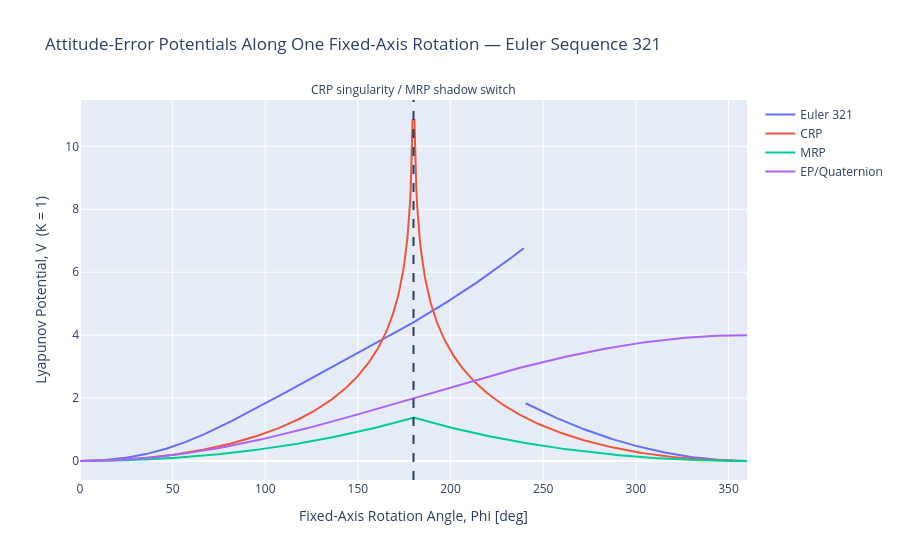

The cell this chart's notebook holds for it:
### Code cell
"""
Represent one physical relative attitude using several attitude-coordinate
sets, verify the AttitudeKinematicsLib conversions, and then extend the same
example into a sweep of the rotation angle.

The relative attitude B/R is defined using a fixed principal rotation axis
and a rotation angle Phi. The principal axis is the invariant eigenaxis of
the relative rotation, so no B- or R-frame suffix is attached here.

Part 1 selects one value of Phi and expresses that same physical attitude
using Euler angles, CRPs, MRPs, and Euler parameters. Each representation is
converted back into a DCM to provide a numerical consistency check that
AttitudeKinematicsLib is behaving as intended.

Part 2 simply repeats the same calculation while sweeping Phi from 0 to
360 deg about the same fixed axis. The resulting Lyapunov potentials show
how the choice of attitude coordinates affects the scalar potential assigned
to the same physical rotation path.

A common scalar gain K is used for all potentials. For the Euler-angle
potential, the corresponding gain matrix is K[I].
"""

# ---------------------------------------------------------------------------
# Common configuration
# ---------------------------------------------------------------------------

K = 1.0
K_euler = K * np.eye(3)

# Change this to explore another Euler-angle chart
euler_sequence = "321"

# Fixed principal rotation axis of the relative attitude B/R.
# [1, 1, 1] is simply a generic, non-axis-aligned example.
rotation_axis = np.array([1.0, 1.0, 1.0])
rotation_axis /= np.linalg.norm(rotation_axis)

# Desired attitude corresponds to zero relative rotation
beta_reference = np.array([1.0, 0.0, 0.0, 0.0])


# ---------------------------------------------------------------------------
# Part 1: Evaluate one attitude along this fixed-axis rotation
# ---------------------------------------------------------------------------

rotation_angle_example_deg = 120.0
C_reference = ak.PRV_to_DCM(rotation_axis, phi_deg=rotation_angle_example_deg)

# Express the same physical attitude using each coordinate set
euler_angles_deg = np.array(ak.DCM_to_Euler(C_reference, sequence=euler_sequence))
q_crp = ak.DCM_to_CRP(C_reference)
sigma_mrp = ak.MRP_shadow(ak.DCM_to_MRP(C_reference))
beta_ep = ak.DCM_to_EP(C_reference, convention="scalar_first")

# Reconstruct the physical attitude from each representation
C_euler = ak.Euler_to_DCM(euler_angles_deg, sequence=euler_sequence)
C_crp = ak.CRP_to_DCM(q_crp)
C_mrp = ak.MRP_to_DCM(sigma_mrp)
C_ep = ak.EP_to_DCM(beta_ep, convention="scalar_first")

# Numerical consistency check
error_euler = np.linalg.norm(C_euler - C_reference)
error_crp = np.linalg.norm(C_crp - C_reference)
error_mrp = np.linalg.norm(C_mrp - C_reference)
error_ep = np.linalg.norm(C_ep - C_reference)

# Evaluate the Lyapunov potentials
euler_angles_rad = np.deg2rad(euler_angles_deg)

V_euler = 0.5 * euler_angles_rad @ K_euler @ euler_angles_rad
V_crp = K * np.log(1.0 + q_crp @ q_crp)
V_mrp = 2.0 * K * np.log(1.0 + sigma_mrp @ sigma_mrp)
V_ep = K * ((beta_ep - beta_reference) @ (beta_ep - beta_reference))

print(f"Example relative rotation: Phi = {rotation_angle_example_deg:.1f} deg")
print(f"Principal rotation axis   : {rotation_axis}")

print("\nAttitude representations")
print(f"Euler {euler_sequence} [deg] : {euler_angles_deg}")
print(f"CRP                       : {q_crp}")
print(f"MRP                       : {sigma_mrp}")
print(f"Euler parameters          : {beta_ep}")

print("\nDCM reconstruction errors")
print(f"Euler : {error_euler:.3e}")
print(f"CRP   : {error_crp:.3e}")
print(f"MRP   : {error_mrp:.3e}")
print(f"EP    : {error_ep:.3e}")

print(f"\nLyapunov potentials (K = {K:g})")
print(f"Euler : {V_euler:.6f}")
print(f"CRP   : {V_crp:.6f}")
print(f"MRP   : {V_mrp:.6f}")
print(f"EP    : {V_ep:.6f}")


# ---------------------------------------------------------------------------
# Part 2: Repeat the same calculation while sweeping Phi
# ---------------------------------------------------------------------------

rotation_angles_deg = np.linspace(0.0, 360.0, 721)

V_euler_sweep = []
V_crp_sweep = []
V_mrp_sweep = []
V_ep_sweep = []

for rotation_angle_deg in rotation_angles_deg:
    rotation_angle_rad = np.deg2rad(rotation_angle_deg)

    # Same physical relative attitude definition used in Part 1
    C_rotation = ak.PRV_to_DCM(rotation_axis, phi_deg=rotation_angle_deg)

    # Euler angles
    theta_deg = np.array(ak.DCM_to_Euler(C_rotation, sequence=euler_sequence))
    theta = np.deg2rad(theta_deg)

    V_euler = 0.5 * theta @ K_euler @ theta
    V_euler_sweep.append(V_euler)

    # Classical Rodrigues Parameters
    # q = e_hat tan(Phi/2)
    if np.isclose(rotation_angle_deg, 180.0):
        V_crp_sweep.append(np.nan)
    else:
        q = rotation_axis * np.tan(rotation_angle_rad / 2.0)
        V_crp = K * np.log(1.0 + q @ q)
        V_crp_sweep.append(V_crp)

    # Modified Rodrigues Parameters
    # sigma = e_hat tan(Phi/4)
    sigma = rotation_axis * np.tan(rotation_angle_rad / 4.0)
    sigma = ak.MRP_shadow(sigma)

    V_mrp = 2.0 * K * np.log(1.0 + sigma @ sigma)
    V_mrp_sweep.append(V_mrp)

    # Euler parameters
    # beta = [cos(Phi/2), e_hat sin(Phi/2)]^T
    beta = np.concatenate((
        [np.cos(rotation_angle_rad / 2.0)],
        rotation_axis * np.sin(rotation_angle_rad / 2.0),
    ))

    V_ep = K * ((beta - beta_reference) @ (beta - beta_reference))
    V_ep_sweep.append(V_ep)

V_euler_sweep = np.array(V_euler_sweep)
V_crp_sweep = np.array(V_crp_sweep)
V_mrp_sweep = np.array(V_mrp_sweep)
V_ep_sweep = np.array(V_ep_sweep)


# ---------------------------------------------------------------------------
# Plot
# ---------------------------------------------------------------------------

fig = go.Figure()

fig.add_trace(go.Scatter(
    x=rotation_angles_deg,
    y=V_euler_sweep,
    mode="lines",
    name=f"Euler {euler_sequence}",
))

fig.add_trace(go.Scatter(
    x=rotation_angles_deg,
    y=V_crp_sweep,
    mode="lines",
    name="CRP",
))

fig.add_trace(go.Scatter(
    x=rotation_angles_deg,
    y=V_mrp_sweep,
    mode="lines",
    name="MRP",
))

fig.add_trace(go.Scatter(
    x=rotation_angles_deg,
    y=V_ep_sweep,
    mode="lines",
    name="EP/Quaternion",
))

fig.add_vline(
    x=180.0,
    line_dash="dash",
    annotation_text="CRP singularity / MRP shadow switch",
    annotation_position="top",
)

fig.update_layout(
    title=f"Attitude-Error Potentials Along One Fixed-Axis Rotation — Euler Sequence {euler_sequence}",
    xaxis_title="Fixed-Axis Rotation Angle, Phi [deg]",
    yaxis_title=f"Lyapunov Potential, V  (K = {K:g})",
)

fig.show()

### Figure 1 — Plotly figure (JSON) as saved in the notebook; plotly's stock layout.template omitted (floating-point values rounded to 4 significant figures; data arrays with more than 128 entries replaced by an {"elided": "..."} marker saying what was removed)
{"data": [{"mode": "lines", "name": "Euler 321", "type": "scatter", "x": {"elided": "721 float values"}, "y": {"elided": "721 float values"}}, {"mode": "lines", "name": "CRP", "type": "scatter", "x": {"elided": "721 float values"}, "y": {"elided": "721 float values"}}, {"mode": "lines", "name": "MRP", "type": "scatter", "x": {"elided": "721 float values"}, "y": {"elided": "721 float values"}}, {"mode": "lines", "name": "EP/Quaternion", "type": "scatter", "x": {"elided": "721 float values"}, "y": {"elided": "721 float values"}}], "layout": {"annotations": [{"showarrow": false, "text": "CRP singularity / MRP shadow switch", "x": 180, "xanchor": "center", "xref": "x", "y": 1, "yanchor": "bottom", "yref": "y domain"}], "autosize": true, "shapes": [{"line": {"dash": "dash"}, "type": "line", "x0": 180, "x1": 180, "xref": "x", "y0": 0, "y1": 1, "yref": "y domain"}], "title": {"text": "Attitude-Error Potentials Along One Fixed-Axis Rotation — Euler Sequence 321"}, "xaxis": {"autorange": true, "range": [0, 360], "title": {"text": "Fixed-Axis Rotation Angle, Phi [deg]"}, "type": "linear"}, "yaxis": {"autorange": true, "range": [-0.6038, 11.47], "title": {"text": "Lyapunov Potential, V  (K = 1)"}, "type": "linear"}}}
